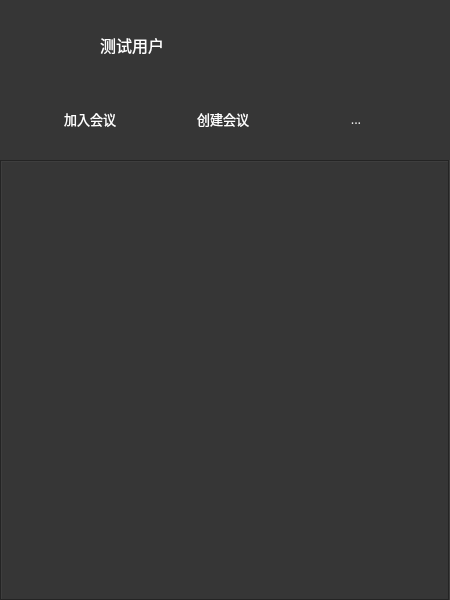
<?xml version="1.0" encoding="UTF-8"?>
<ui version="4.0">
 <class>WeChatDialog</class>
 <widget class="QDialog" name="WeChatDialog">
  <property name="geometry">
   <rect>
    <x>0</x>
    <y>0</y>
    <width>450</width>
    <height>600</height>
   </rect>
  </property>
  <property name="minimumSize">
   <size>
    <width>450</width>
    <height>600</height>
   </size>
  </property>
  <property name="font">
   <font>
    <family>微软雅黑</family>
   </font>
  </property>
  <property name="windowTitle">
   <string>WeChatDialog</string>
  </property>
  <property name="windowIcon">
   <iconset resource="resource.qrc">
    <normaloff>:/images/orange.png</normaloff>:/images/orange.png</iconset>
  </property>
  <layout class="QVBoxLayout" name="verticalLayout">
   <property name="leftMargin">
    <number>0</number>
   </property>
   <property name="topMargin">
    <number>0</number>
   </property>
   <property name="rightMargin">
    <number>0</number>
   </property>
   <property name="bottomMargin">
    <number>0</number>
   </property>
   <item>
    <widget class="QWidget" name="wdg_content" native="true">
     <property name="autoFillBackground">
      <bool>false</bool>
     </property>
     <property name="styleSheet">
      <string notr="true">background-color: rgb(54, 54, 54);
color: rgb(255, 255, 255);</string>
     </property>
     <widget class="QPushButton" name="pb_icon">
      <property name="geometry">
       <rect>
        <x>20</x>
        <y>10</y>
        <width>60</width>
        <height>60</height>
       </rect>
      </property>
      <property name="text">
       <string/>
      </property>
      <property name="icon">
       <iconset resource="resource.qrc">
        <normaloff>:/tx/13.png</normaloff>:/tx/13.png</iconset>
      </property>
      <property name="iconSize">
       <size>
        <width>60</width>
        <height>60</height>
       </size>
      </property>
      <property name="flat">
       <bool>true</bool>
      </property>
     </widget>
     <widget class="QLabel" name="lb_name">
      <property name="geometry">
       <rect>
        <x>100</x>
        <y>30</y>
        <width>271</width>
        <height>30</height>
       </rect>
      </property>
      <property name="font">
       <font>
        <family>微软雅黑</family>
        <pointsize>12</pointsize>
        <bold>false</bold>
       </font>
      </property>
      <property name="text">
       <string>测试用户</string>
      </property>
     </widget>
     <widget class="QPushButton" name="pb_set">
      <property name="geometry">
       <rect>
        <x>400</x>
        <y>30</y>
        <width>30</width>
        <height>30</height>
       </rect>
      </property>
      <property name="text">
       <string/>
      </property>
      <property name="icon">
       <iconset resource="resource.qrc">
        <normaloff>:/images/sett.png</normaloff>:/images/sett.png</iconset>
      </property>
      <property name="iconSize">
       <size>
        <width>30</width>
        <height>30</height>
       </size>
      </property>
      <property name="flat">
       <bool>true</bool>
      </property>
     </widget>
     <widget class="QScrollArea" name="scrollArea">
      <property name="geometry">
       <rect>
        <x>0</x>
        <y>160</y>
        <width>450</width>
        <height>441</height>
       </rect>
      </property>
      <property name="frameShape">
       <enum>QFrame::Shape::Box</enum>
      </property>
      <property name="widgetResizable">
       <bool>true</bool>
      </property>
      <widget class="QWidget" name="scrollAreaWidgetContents">
       <property name="geometry">
        <rect>
         <x>0</x>
         <y>0</y>
         <width>446</width>
         <height>437</height>
        </rect>
       </property>
      </widget>
     </widget>
     <widget class="QWidget" name="layoutWidget">
      <property name="geometry">
       <rect>
        <x>-2</x>
        <y>81</y>
        <width>451</width>
        <height>76</height>
       </rect>
      </property>
      <layout class="QHBoxLayout" name="horizontalLayout">
       <item>
        <widget class="QToolButton" name="pb_join">
         <property name="minimumSize">
          <size>
           <width>70</width>
           <height>0</height>
          </size>
         </property>
         <property name="maximumSize">
          <size>
           <width>70</width>
           <height>16777215</height>
          </size>
         </property>
         <property name="font">
          <font>
           <family>微软雅黑</family>
           <pointsize>10</pointsize>
          </font>
         </property>
         <property name="text">
          <string>加入会议</string>
         </property>
         <property name="icon">
          <iconset resource="resource.qrc">
           <normaloff>:/images/color.png</normaloff>:/images/color.png</iconset>
         </property>
         <property name="iconSize">
          <size>
           <width>50</width>
           <height>50</height>
          </size>
         </property>
         <property name="toolButtonStyle">
          <enum>Qt::ToolButtonStyle::ToolButtonTextUnderIcon</enum>
         </property>
         <property name="autoRaise">
          <bool>true</bool>
         </property>
        </widget>
       </item>
       <item>
        <widget class="QToolButton" name="pb_create">
         <property name="minimumSize">
          <size>
           <width>70</width>
           <height>0</height>
          </size>
         </property>
         <property name="maximumSize">
          <size>
           <width>70</width>
           <height>16777215</height>
          </size>
         </property>
         <property name="font">
          <font>
           <family>微软雅黑</family>
           <pointsize>10</pointsize>
          </font>
         </property>
         <property name="text">
          <string>创建会议</string>
         </property>
         <property name="icon">
          <iconset resource="resource.qrc">
           <normaloff>:/images/color.png</normaloff>:/images/color.png</iconset>
         </property>
         <property name="iconSize">
          <size>
           <width>50</width>
           <height>50</height>
          </size>
         </property>
         <property name="toolButtonStyle">
          <enum>Qt::ToolButtonStyle::ToolButtonTextUnderIcon</enum>
         </property>
         <property name="autoRaise">
          <bool>true</bool>
         </property>
        </widget>
       </item>
       <item>
        <widget class="QToolButton" name="pb_tool3">
         <property name="minimumSize">
          <size>
           <width>70</width>
           <height>0</height>
          </size>
         </property>
         <property name="maximumSize">
          <size>
           <width>70</width>
           <height>16777215</height>
          </size>
         </property>
         <property name="font">
          <font>
           <family>微软雅黑</family>
           <pointsize>10</pointsize>
          </font>
         </property>
         <property name="text">
          <string>...</string>
         </property>
         <property name="icon">
          <iconset resource="resource.qrc">
           <normaloff>:/images/color.png</normaloff>:/images/color.png</iconset>
         </property>
         <property name="iconSize">
          <size>
           <width>50</width>
           <height>50</height>
          </size>
         </property>
         <property name="toolButtonStyle">
          <enum>Qt::ToolButtonStyle::ToolButtonTextUnderIcon</enum>
         </property>
         <property name="autoRaise">
          <bool>true</bool>
         </property>
        </widget>
       </item>
      </layout>
     </widget>
    </widget>
   </item>
  </layout>
 </widget>
 <resources>
  <include location="resource.qrc"/>
 </resources>
 <connections/>
</ui>
